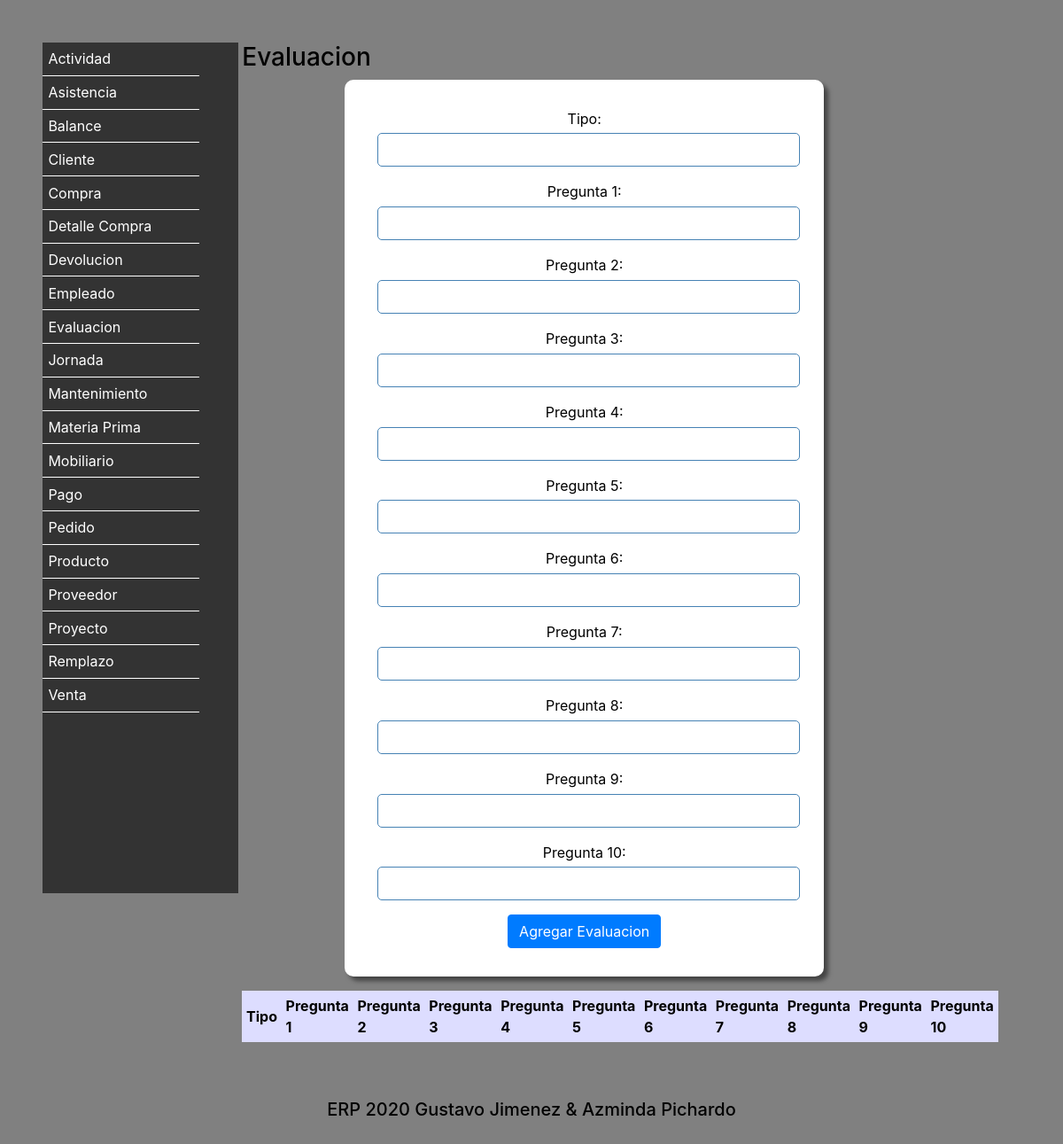
Before: /Evaluacion/ with the older database file.
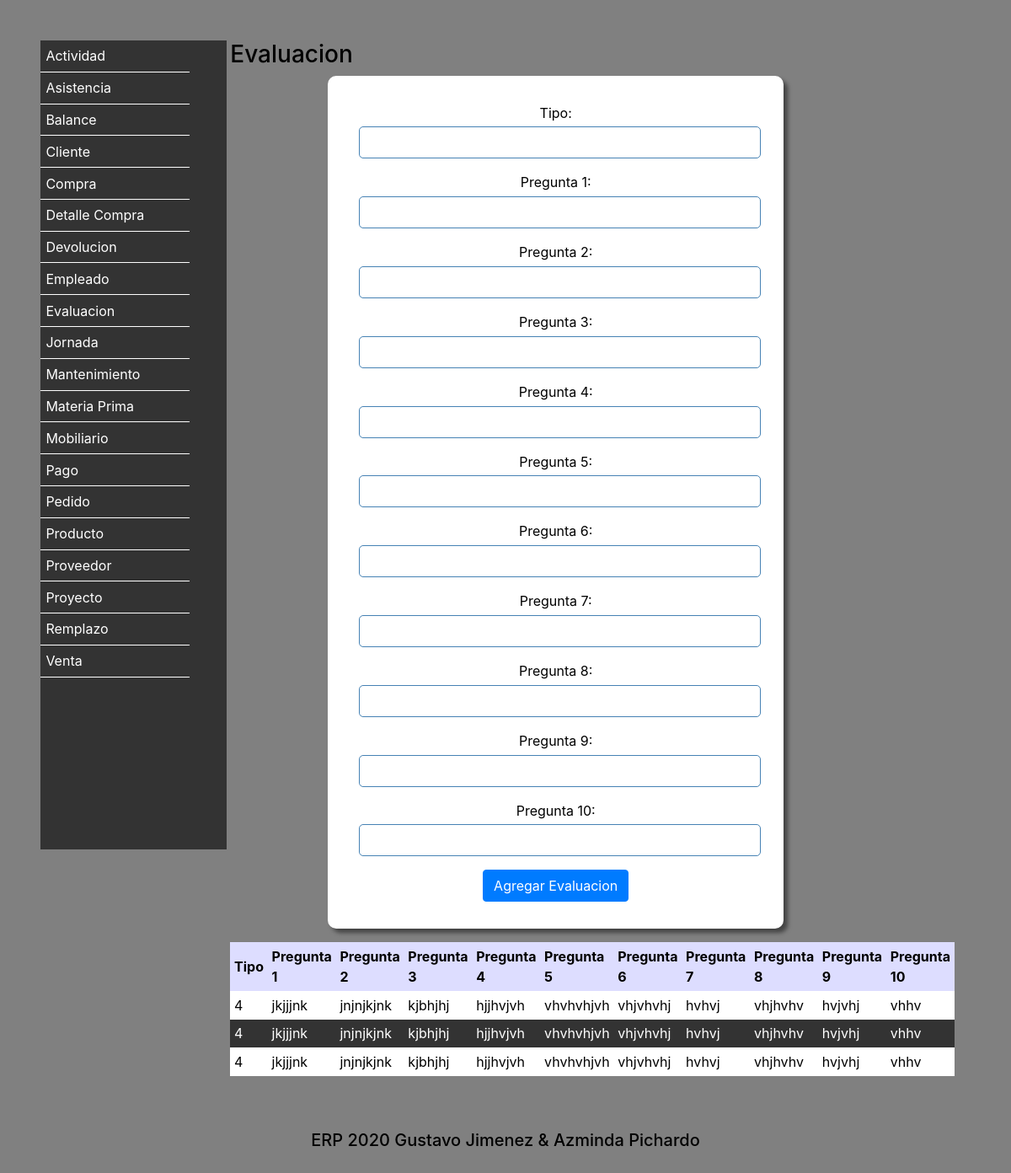
After: the same page with the newer database file.
### Vistas/models.py (models this page shows, shortened)
class Evaluacion (models.Model):
    Tipo = models.CharField(max_length=20)
    Pregunta1 = models.CharField(max_length=70)
    Pregunta2 = models.CharField(max_length=70)
    Pregunta3 = models.CharField(max_length=70)
    Pregunta4 = models.CharField(max_length=70)
    Pregunta5 = models.CharField(max_length=70)
    Pregunta6 = models.CharField(max_length=70)
    Pregunta7 = models.CharField(max_length=70)
    Pregunta8 = models.CharField(max_length=70)
    Pregunta9 = models.CharField(max_length=70)
    Pregunta10 = models.CharField(max_length=70)
    class Meta:
        verbose_name = 'Evaluacion'
        verbose_name_plural = 'Evaluaciones'
        ordering = ['Tipo']

### Vistas/views.py (the view)
# urls.py: path('Evaluacion/',views.MenuEvaluacion),
def MenuEvaluacion(request):
    if request.POST:
        objeto = Evaluacion()
        objeto.Tipo = request.POST["Tipo"]
        objeto.Pregunta1 = request.POST["Pregunta1"]
        objeto.Pregunta2 = request.POST["Pregunta2"]
        objeto.Pregunta3 = request.POST["Pregunta3"]
        objeto.Pregunta4 = request.POST["Pregunta4"]
        objeto.Pregunta5 = request.POST["Pregunta5"]
        objeto.Pregunta6 = request.POST["Pregunta6"]
        objeto.Pregunta7 = request.POST["Pregunta7"]
        objeto.Pregunta8 = request.POST["Pregunta8"]
        objeto.Pregunta9 = request.POST["Pregunta9"]
        objeto.Pregunta10 = request.POST["Pregunta10"]
        objeto.save()
        evaluaciones = Evaluacion.objects.all()
        return render(request,"Evaluacion.html",{"agregado":"si","evaluaciones":evaluaciones})
    else:
        evaluaciones = Evaluacion.objects.all()
        return render(request,"Evaluacion.html",{"evaluaciones":evaluaciones})

### Vistas/Templates/Evaluacion.html (shortened to what this page needs)
<!DOCTYPE html>
<html lang="es">
  <head>
    {% include "Encabezado.html" %}
  </head>
  <body>
      {% include "menu.html" %}
<section>
            <h3>Evaluacion</h3>
            <form action="" method="post">
            <div class="form-group">
            Tipo: <input type="text" name="Tipo" class="form-control">
            </div>
            <div class="form-group">
            Pregunta 1: <input type="text" name="Pregunta1" class="form-control">
            </div>
            <div class="form-group">
            Pregunta 2: <input type="text" name="Pregunta2" class="form-control">
            </div>
            <div class="form-group">
            Pregunta 3: <input type="text" name="Pregunta3" class="form-control">
            </div>
            <div class="form-group">
            Pregunta 4: <input type="text" name="Pregunta4" class="form-control">
            </div>
            <div class="form-group">
            Pregunta 5: <input type="text" name="Pregunta5" class="form-control">
            </div>
            <div class="form-group">
            Pregunta 6: <input type="text" name="Pregunta6" class="form-control">
            </div>
            <div class="form-group">
            Pregunta 7: <input type="text" name="Pregunta7" class="form-control">
            </div>
            <div class="form-group">
            Pregunta 8: <input type="text" name="Pregunta8" class="form-control">
            </div>
            <div class="form-group">
            Pregunta 9: <input type="text" name="Pregunta9" class="form-control">
            </div>
            <div class="form-group">
            Pregunta 10: <input type="text" name="Pregunta10" class="form-control">
            </div>
            <button type="submit" class="btn btn-primary">Agregar Evaluacion</button>
              </form>
        <table>
              <tr>
                <th>Tipo</th>
                <th>Pregunta 1</th>
                <th>Pregunta 2</th>
                <th>Pregunta 3</th>
                <th>Pregunta 4</th>
                <th>Pregunta 5</th>
                <th>Pregunta 6</th>
                <th>Pregunta 7</th>
                <th>Pregunta 8</th>
                <th>Pregunta 9</th>
                <th>Pregunta 10</th>
              </tr>
              {% for fila in evaluaciones %}
              <tr>
                <td>{{ fila.Tipo}}</td>
                <td>{{ fila.Pregunta1}}</td>
                <td>{{ fila.Pregunta2}}</td>
                <td>{{ fila.Pregunta3}}</td>
                <td>{{ fila.Pregunta4}}</td>
                <td>{{ fila.Pregunta5}}</td>
                <td>{{ fila.Pregunta6}}</td>
                <td>{{ fila.Pregunta7}}</td>
                <td>{{ fila.Pregunta8}}</td>
                <td>{{ fila.Pregunta9}}</td>
                <td>{{ fila.Pregunta10}}</td>
              </tr>
              {% endfor %}
        </table>
  </section>
  {% include "Pie.html" %}
  </body>
</html>

Changed rows visible on the page:
added Evaluacion: Tipo "4", Pregunta1 "jkjjjnk", Pregunta2 "jnjnjkjnk", Pregunta3 "kjbhjhj", Pregunta4 "hjjhvjvh", Pregunta5 "vhvhvhjvh", Pregunta6 "vhjvhvhj", Pregunta7 "hvhvj", Pregunta8 "vhjhvhv", Pregunta9 "hvjvhj", Pregunta10 "vhhv"
added Evaluacion: Tipo "4", Pregunta1 "jkjjjnk", Pregunta2 "jnjnjkjnk", Pregunta3 "kjbhjhj", Pregunta4 "hjjhvjvh", Pregunta5 "vhvhvhjvh", Pregunta6 "vhjvhvhj", Pregunta7 "hvhvj", Pregunta8 "vhjhvhv", Pregunta9 "hvjvhj", Pregunta10 "vhhv"
added Evaluacion: Tipo "4", Pregunta1 "jkjjjnk", Pregunta2 "jnjnjkjnk", Pregunta3 "kjbhjhj", Pregunta4 "hjjhvjvh", Pregunta5 "vhvhvhjvh", Pregunta6 "vhjvhvhj", Pregunta7 "hvhvj", Pregunta8 "vhjhvhv", Pregunta9 "hvjvhj", Pregunta10 "vhhv"
